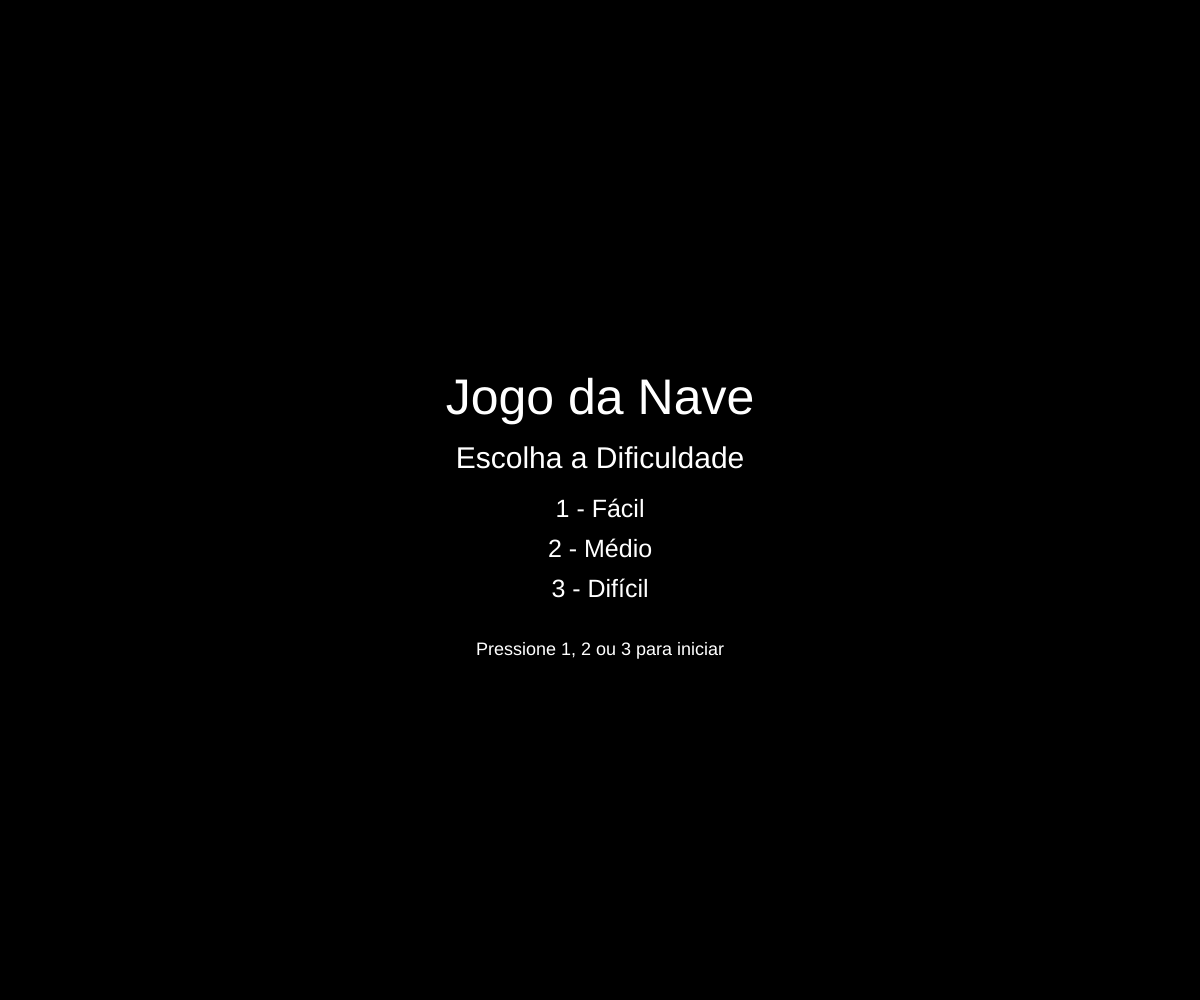
Frame 1 (no input)
Frame 60 (no input): identical to frame 1, image omitted
Frame 120 (the mouse pressed at the canvas centre since frame 60): identical to frame 1, image omitted

The p5.js sketch that drew this single still picture (run headless with seeded random() and noise() and a simulated clock; from frame 60 on, the mouse is pressed at the canvas centre):

// p5.js sketch
// ── sketch.js
// Variáveis do jogo
let estadoJogo = "menu";
let dificuldade = 1; // 1: Fácil, 2: Médio, 3: Difícil
let score = 0;
let nave;
let tiros = [];
let inimigos = [];
let inimigoChefe;
let tirosInimigo = [];
let inimigosDerrotados = 0;
let telaPiscando = false;
let tempoPisca = 0;
let bossApareceu = false;

// Configurações de velocidade base
let velocidadeTiroInimigo;
let velocidadeInimigo;
let vidaChefe;

function setup() {
  createCanvas(windowWidth, windowHeight);
  textAlign(CENTER, CENTER);
  textSize(20);
  fill(255);
  iniciarMenu();
}

function draw() {
  background(0);

  if (estadoJogo === "menu") {
    desenharMenu();
  } else if (estadoJogo === "jogando") {
    atualizarJogo();
    desenharJogo();
  } else if (estadoJogo === "gameOver") {
    desenharGameOver();
  } else if (estadoJogo === "vitoria") {
    desenharVitoria();
  }
}

// --- CLASSES ---

class Nave {
  constructor() {
    this.x = width / 2;
    this.y = height - 50;
    this.tamanho = 20;
    this.velocidade = 5;
    this.tirosAtraso = 10;
    this.tirosContador = 0;
  }

  desenhar() {
    fill(0, 255, 0);
    noStroke();
    triangle(
      this.x,
      this.y - this.tamanho,
      this.x - this.tamanho,
      this.y + this.tamanho,
      this.x + this.tamanho,
      this.y + this.tamanho
    );
  }

  mover() {
    if (keyIsDown(LEFT_ARROW)) {
      this.x -= this.velocidade;
    }
    if (keyIsDown(RIGHT_ARROW)) {
      this.x += this.velocidade;
    }
    this.x = constrain(this.x, this.tamanho, width - this.tamanho);
  }

  atirar() {
    if (this.tirosContador <= 0) {
      tiros.push(new Tiro(this.x, this.y - this.tamanho));
      this.tirosContador = this.tirosAtraso;
    }
  }
}

class Tiro {
  constructor(x, y, cor = "blue") {
    this.x = x;
    this.y = y;
    this.tamanho = 5;
    this.velocidade = 7;
    this.cor = cor;
  }

  desenhar() {
    fill(this.cor);
    noStroke();
    rect(this.x, this.y, this.tamanho, this.tamanho * 2);
  }

  mover() {
    if (this.cor === "blue") {
      this.y -= this.velocidade; // Tiros do jogador sobem
    } else {
      this.y += this.velocidade; // Tiros do chefe descem
    }
  }
}

class Inimigo {
  constructor() {
    this.x = random(width);
    this.y = -10;
    this.raio = 15;
    this.velocidade = velocidadeInimigo;
  }

  desenhar() {
    fill(255, 0, 0);
    noStroke();
    ellipse(this.x, this.y, this.raio * 2);
  }

  mover() {
    this.y += this.velocidade;
  }
}

class Chefe {
  constructor() {
    this.x = width / 2;
    this.y = -100;
    this.tamanho = 80;
    this.velocidade = 3;
    this.direcao = 1;
    this.vidaTotal = vidaChefe;
    this.vidaAtual = this.vidaTotal;
    this.tirosAtraso = 60 / dificuldade;
    this.tirosContador = 0;
  }

  desenhar() {
    fill(255, 140, 0);
    noStroke();
    rectMode(CENTER);
    rect(this.x, this.y, this.tamanho, this.tamanho);
    rectMode(CORNER);
    this.desenharBarraVida();
  }

  desenharBarraVida() {
    let barraLargura = 100;
    let barraAltura = 10;
    let barraVidaAtual = map(
      this.vidaAtual,
      0,
      this.vidaTotal,
      0,
      barraLargura
    );
    fill(255);
    rect(
      this.x - barraLargura / 2,
      this.y + this.tamanho / 2 + 10,
      barraLargura,
      barraAltura
    );
    fill(255, 0, 0);
    rect(
      this.x - barraLargura / 2,
      this.y + this.tamanho / 2 + 10,
      barraVidaAtual,
      barraAltura
    );
  }

  mover() {
    // Desce até y = 100
    if (this.y < 100) {
      this.y += this.velocidade;
    } else {
      // Andar na horizontal entre as bordas, respeitando o tamanho
      this.x += this.velocidade * this.direcao;

      if (this.x > width - this.tamanho / 2) {
        this.x = width - this.tamanho / 2;
        this.direcao = -1;
      } else if (this.x < this.tamanho / 2) {
        this.x = this.tamanho / 2;
        this.direcao = 1;
      }
    }
  }

  atirar() {
    if (this.tirosContador <= 0) {
      tirosInimigo.push(new Tiro(this.x, this.y + this.tamanho / 2, "red"));
      this.tirosContador = this.tirosAtraso;
    }
  }
}

// --- FUNÇÕES DE JOGO ---

function atualizarJogo() {
  nave.mover();
  if (keyIsDown(32)) {
    // Espaço para atirar
    nave.atirar();
  }
  if (nave.tirosContador > 0) nave.tirosContador--;

  // Tiros do jogador
  for (let i = tiros.length - 1; i >= 0; i--) {
    tiros[i].mover();
    if (tiros[i].y < 0) {
      tiros.splice(i, 1);
    }
  }

  // Inimigos normais
  if (!bossApareceu) {
    for (let i = inimigos.length - 1; i >= 0; i--) {
      inimigos[i].mover();
      if (inimigos[i].y > height) {
        inimigos.splice(i, 1);
        spawnInimigo();
      }
    }
  }

  // Colisão tiros-inimigos normais
  for (let i = tiros.length - 1; i >= 0; i--) {
    for (let j = inimigos.length - 1; j >= 0; j--) {
      let d = dist(tiros[i].x, tiros[i].y, inimigos[j].x, inimigos[j].y);
      if (d < tiros[i].tamanho + inimigos[j].raio) {
        tiros.splice(i, 1);
        inimigos.splice(j, 1);
        inimigosDerrotados++;
        score += 10;
        spawnInimigo();
        break;
      }
    }
  }

  // Chefe aparece após 14 inimigos derrotados
  if (!bossApareceu && inimigosDerrotados >= 14) {
    bossApareceu = true;
    telaPiscando = true;
    tempoPisca = millis();
    inimigos = [];
    inimigoChefe = new Chefe();
  }

  // Tela piscando quando o chefe aparece
  if (telaPiscando) {
    let tempoDecorrido = millis() - tempoPisca;
    if (tempoDecorrido > 2000) {
      telaPiscando = false;
    } else {
      if (floor(tempoDecorrido / 200) % 2 === 0) {
        background(255, 0, 0);
      } else {
        background(255);
      }
    }
  }

  // Movimento e ataque do chefe
  if (bossApareceu) {
    inimigoChefe.mover();
    inimigoChefe.atirar();
    if (inimigoChefe.tirosContador > 0) inimigoChefe.tirosContador--;

    // Tiros do chefe
    for (let i = tirosInimigo.length - 1; i >= 0; i--) {
      tirosInimigo[i].mover();
      if (tirosInimigo[i].y > height) {
        tirosInimigo.splice(i, 1);
      }
    }

    // Colisão tiros-jogador contra chefe
    for (let i = tiros.length - 1; i >= 0; i--) {
      let d = dist(tiros[i].x, tiros[i].y, inimigoChefe.x, inimigoChefe.y);
      if (d < tiros[i].tamanho + inimigoChefe.tamanho / 2) {
        tiros.splice(i, 1);
        inimigoChefe.vidaAtual -= 1;
        score += 5;
      }
    }

    // Chefe morto
    if (inimigoChefe.vidaAtual <= 0) {
      estadoJogo = "vitoria";
    }

    // Colisão nave-chefe
    let d = dist(nave.x, nave.y, inimigoChefe.x, inimigoChefe.y);
    if (d < nave.tamanho + inimigoChefe.tamanho / 2) {
      estadoJogo = "gameOver";
    }

    // Colisão tiros chefe-nave
    for (let i = tirosInimigo.length - 1; i >= 0; i--) {
      let dTiroNave = dist(
        tirosInimigo[i].x,
        tirosInimigo[i].y,
        nave.x,
        nave.y
      );
      if (dTiroNave < tirosInimigo[i].tamanho + nave.tamanho) {
        estadoJogo = "gameOver";
      }
    }
  }
}

function desenharJogo() {
  // Fundo estilo estrelas
  for (let i = 0; i < 50; i++) {
    fill(255, 255, 255, random(50, 200));
    ellipse(random(width), random(height), 2, 2);
  }

  nave.desenhar();
  tiros.forEach((t) => t.desenhar());
  inimigos.forEach((i) => i.desenhar());

  if (bossApareceu) {
    inimigoChefe.desenhar();
    tirosInimigo.forEach((t) => t.desenhar());
  }

  fill(255);
  textSize(20);
  text(`Pontuação: ${score}`, 70, 30);
}

function spawnInimigo() {
  inimigos.push(new Inimigo());
}

// --- Telas ---

function desenharMenu() {
  background(0);
  fill(255);
  textSize(50);
  text("Jogo da Nave", width / 2, height / 2 - 100);
  textSize(30);
  text("Escolha a Dificuldade", width / 2, height / 2 - 40);

  textSize(25);
  text("1 - Fácil", width / 2, height / 2 + 10);
  text("2 - Médio", width / 2, height / 2 + 50);
  text("3 - Difícil", width / 2, height / 2 + 90);

  textSize(18);
  text("Pressione 1, 2 ou 3 para iniciar", width / 2, height / 2 + 150);
}

function desenharGameOver() {
  background(0);
  fill(255, 0, 0);
  textSize(50);
  text("GAME OVER", width / 2, height / 2 - 20);
  fill(255);
  textSize(25);
  text(`Sua pontuação: ${score}`, width / 2, height / 2 + 30);
  text("Pressione R para reiniciar", width / 2, height / 2 + 80);
}

function desenharVitoria() {
  background(0, 150, 0);
  fill(255);
  textSize(50);
  text("VOCÊ VENCEU!", width / 2, height / 2 - 20);
  textSize(25);
  text(`Sua pontuação: ${score}`, width / 2, height / 2 + 30);
  text("Pressione R para jogar novamente", width / 2, height / 2 + 80);
}

// --- Controles ---

function keyPressed() {
  if (estadoJogo === "menu") {
    if (key === "1") {
      dificuldade = 1;
      balancearDificuldade();
      iniciarJogo();
    } else if (key === "2") {
      dificuldade = 2;
      balancearDificuldade();
      iniciarJogo();
    } else if (key === "3") {
      dificuldade = 3;
      balancearDificuldade();
      iniciarJogo();
    }
  }

  if (
    (estadoJogo === "gameOver" || estadoJogo === "vitoria") &&
    (key === "r" || key === "R")
  ) {
    iniciarMenu();
  }
}

function iniciarMenu() {
  estadoJogo = "menu";
  score = 0;
  inimigosDerrotados = 0;
  bossApareceu = false;
  tiros = [];
  tirosInimigo = [];
  inimigos = [];
  nave = new Nave();
  velocidadeInimigo = 1.5;
  velocidadeTiroInimigo = 2;
  vidaChefe = 10;
}

function iniciarJogo() {
  estadoJogo = "jogando";
  tiros = [];
  tirosInimigo = [];
  inimigos = [];
  inimigosDerrotados = 0;
  bossApareceu = false;
  spawnInimigo();
  nave = new Nave();
}

function balancearDificuldade() {
  // Velocidade dos inimigos normais aumenta com dificuldade
  velocidadeInimigo = 1.5 + dificuldade * 1.5; // Fácil=3, Médio=4.5, Difícil=6

  // Velocidade dos tiros do chefe
  velocidadeTiroInimigo = 2 + dificuldade; // Fácil=3, Médio=4, Difícil=5

  // Vida do chefe diminui com dificuldade para ficar mais balanceado
  // Exemplo: Fácil=15, Médio=12, Difícil=8
  vidaChefe = 15 - (dificuldade - 1) * 3.5;
}
